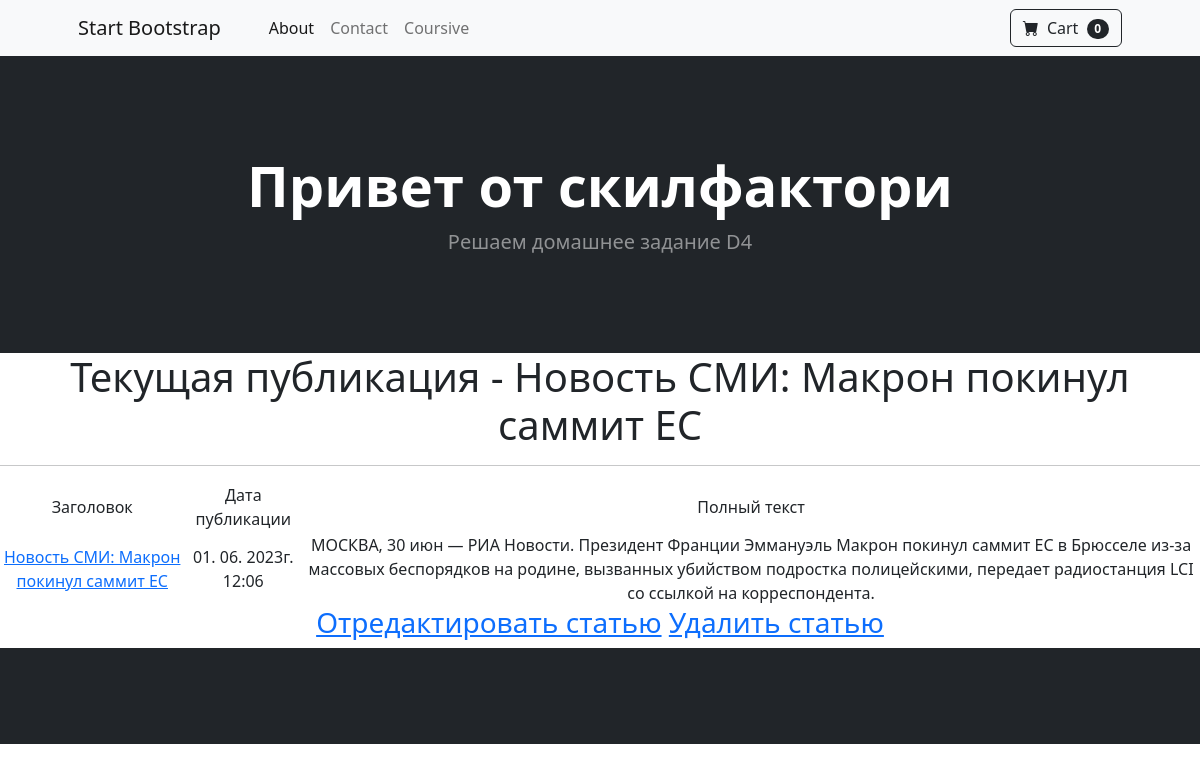
Screenshot of /news/3 with the database file from the repository.
### newsapp/models.py (models this page shows, shortened)
class Post(models.Model):
    article = 'AR'
    news = 'NW'
    CHOICE = [
        (article, 'Статья'),
        (news, 'Новость')
    ]
    category = models.CharField(max_length=2,
                                choices=CHOICE,
                                default=article)
    adding_time = models.DateTimeField(auto_now_add=True)
    post_title = models.CharField(max_length=255)
    post_text = models.TextField()
    post_rating = models.IntegerField(default=0)
    post_author = models.ForeignKey(Author, on_delete=models.CASCADE, related_name='posts')
    post_category = models.ManyToManyField(Category, through='PostCategory')

### newsapp/views.py (the view)
# urls.py: path('<int:pk>', PostDetail.as_view()),
class PostDetail(DetailView):
    model = Post
    template_name = 'post.html'
    context_object_name = 'post'  # название объекта ghgfh

### newsapp/templatetags/custom_filters.py (called while the page is built)
@register.filter(name='Censor')
def Censor(value):
    negative_words = ['ругательства', 'политика', 'толерантность']
    censored_value = value
    for word in negative_words:
        censored_value = censored_value.replace(word, '*****')
    return censored_value

### templates/post.html (shortened to what this page needs)
{% extends 'flatpages/default.html' %}
{% load custom_filters %}
{% block content %}
    <h1>Текущая публикация - {{post.post_title|Censor}} </h1>
    <hr>
    {% if post %}
        <table>
            <tr>
                <td>
                    Заголовок
                </td>
                <td>
                    Дата публикации
                </td>
                <td>
                    Полный текст
                </td>
            </tr>
            <tr>
                <td>
                    <a href="{{post.id}}"> {{ post.post_title|Censor }}</a>
                </td>
                <td>
                    {{ post.adding_time|date:'d. m. Yг. H:m' }}
                </td>
                <td>
                    {{ post.post_text|Censor}}
                </td>
            </tr>
        </table>
        <h3>
            <a href="{{post.id}}/edit">Отредактировать статью</a>
            <a href="{{post.id}}/delete">Удалить статью</a>
        </h3>
    {% else %}
        <h2>Новости будут добавлены позднее!</h2>
    {% endif %}
{% endblock content %}

### rows the page displays
Post: post_title|Censor "Новость СМИ: Макрон покинул саммит ЕС", adding_time "01. 06. 2023г. 12:06", post_text|Censor "МОСКВА, 30 июн — РИА Новости. Президент Франции Эммануэль Макрон покинул саммит ЕС в Брюсселе из-за массовых беспорядков на родине, вызванных убийством подростка полицейскими, передает радиостанция LCI со ссылкой на корреспондента."
